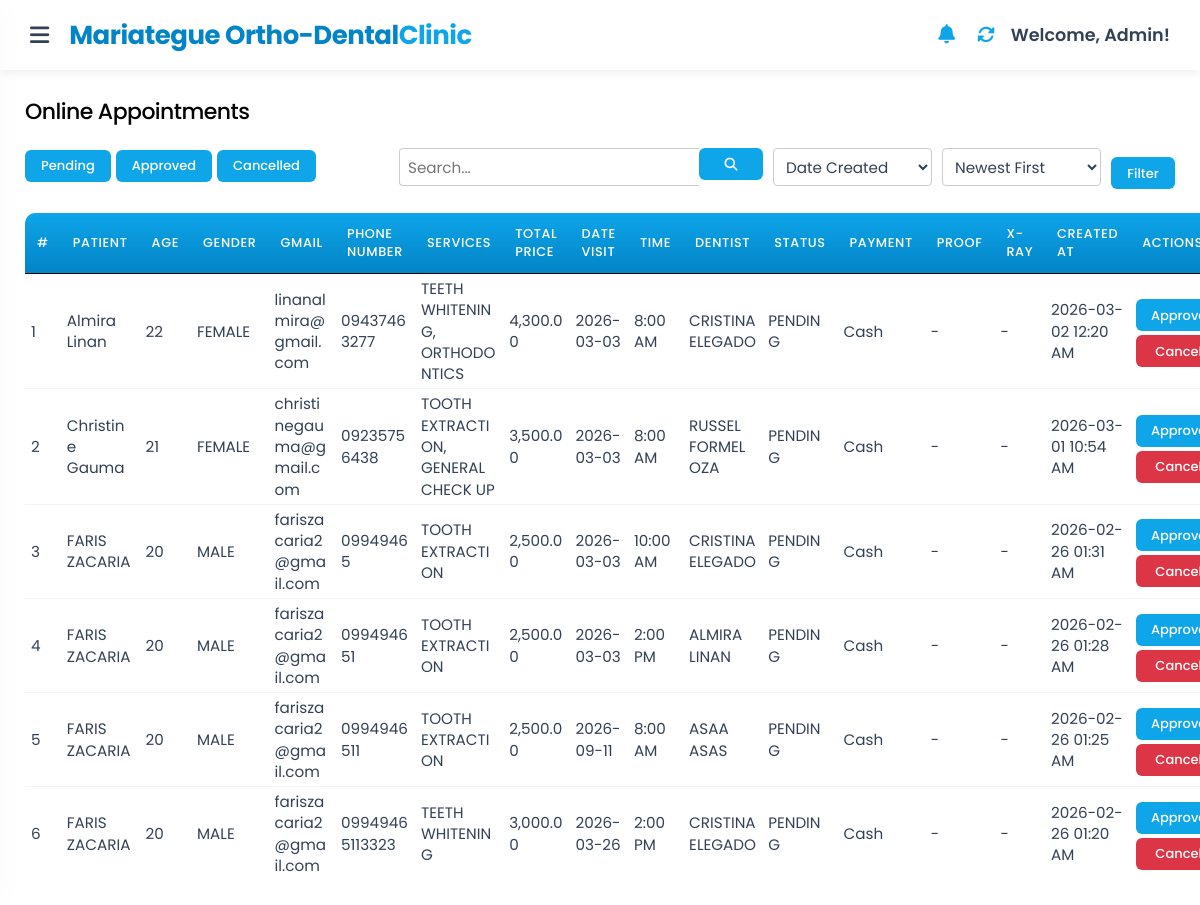
Page /online_appointment/online_appointment.php (signed in) on the committed database.
### tables this page shows
CREATE TABLE `online_appointment` (
  `id` int NOT NULL,
  `first_name` varchar(100) NOT NULL,
  `last_name` varchar(100) NOT NULL,
  `age` int NOT NULL,
  `gender` enum('MALE','FEMALE') NOT NULL,
  `gmail` varchar(255) NOT NULL,
  `phone_number` varchar(20) NOT NULL,
  `date_visit` date NOT NULL,
  `time_visit` varchar(10) NOT NULL,
  `dentist_id` int UNSIGNED NOT NULL,
  `status` enum('PENDING','CANCELLED','APPROVE') NOT NULL DEFAULT 'PENDING',
  `created_at` timestamp NOT NULL DEFAULT CURRENT_TIMESTAMP
);

### online_appointment/table_template.php (shortened to what this page needs)
<table>
    <thead>
        <tr>
            <th>#</th>
            <th>Patient</th>
            <th>Age</th>
            <th>Gender</th>
            <th>Gmail</th>
            <th>Phone Number</th>
            <th>Services</th>
            <th>Total Price</th>
            <th>Date Visit</th>
            <th>Time</th>
            <th>Dentist</th>
            <th>Status</th>
            <th>Payment</th>
            <th>Proof</th>
            <th>X-Ray</th>
            <th>Created At</th>
            <th>Actions</th>
        </tr>
    </thead>
    <tbody>
    <?php foreach ($pending as $index => $row): ?>
        <?php
            $service_stmt->execute([$row['id']]);
            $services = $service_stmt->fetchAll(PDO::FETCH_ASSOC);
            $service_names = implode(", ", array_column($services, 'service_name'));
            $total_price = array_sum(array_column($services, 'price'));
        ?>
        <tr>
            <td><?= $index + 1 ?></td>
            <td><?= htmlspecialchars($row['full_name']) ?></td>
            <td><?= $row['age'] ?></td>
            <td><?= $row['gender'] ?></td>
            <td><?= htmlspecialchars($row['gmail']) ?></td>
            <td><?= htmlspecialchars($row['phone_number']) ?></td>
            <td><?= $service_names ?></td>
            <td><?= number_format($total_price, 2) ?></td>
            <td><?= $row['date_visit'] ?></td>
            <td><?= date("g:i A", strtotime($row['time_visit'])) ?></td>
            <td><?= $row['dentist_name'] ?></td>
            <td><?= $row['status'] ?></td>
            <td><?= htmlspecialchars($row['payment_method'] ?? 'Cash') ?></td>
            <td>
                <?php if (!empty($row['proof_of_payment'])): ?>
                    <?php if (in_array($row['payment_method'], ['GCash', 'Online', 'Down Payment'])): ?>
                        <span style="font-size:0.85rem; color:#007bff;"><?= htmlspecialchars($row['proof_of_payment']) ?></span>
                    <?php else: ?>
                        <a href="../patient_side/uploads/payments/<?= htmlspecialchars(basename($row['proof_of_payment'])) ?>" target="_blank" style="color:#007bff; text-decoration:underline;">View</a>
                    <?php endif; ?>
                <?php else: ?>
                    -
                <?php endif; ?>
            </td>
            <td>
                <?php if (!empty($row['dental_toothxray'])): ?>
                    <?php
                        $xray_file = basename($row['dental_toothxray']);
                        $doc_root = $_SERVER['DOCUMENT_ROOT'];
                        if (file_exists($doc_root . "/uploads/xrays/" . $xray_file)) {
                            $xray_path = "/uploads/xrays/" . htmlspecialchars($xray_file);
                        } elseif (file_exists($doc_root . "/uploads/" . $xray_file)) {
                            $xray_path = "/uploads/" . htmlspecialchars($xray_file);
                        } else {
                            $xray_path = false;
                        }
                    ?>
                    <?php if ($xray_path): ?>
                        <a href="<?= $xray_path ?>" target="_blank">
                            <img src="<?= $xray_path ?>"
                                 alt="X-Ray"
                                 style="width: 45px; height: 45px; object-fit: cover; border-radius: 4px; border: 1px solid #ccc; cursor: pointer;"
                                 title="Click to view full size">
                        </a>
                    <?php else: ?>
                        <span style="color:#dc3545; font-size:11px; font-weight:bold;">Missing File</span>
                    <?php endif; ?>
                <?php else: ?>
                    -
                <?php endif; ?>
            </td>
            <td><?= date("Y-m-d h:i A", strtotime($row['created_at'])) ?></td>
            <td>
                <button class="btn-approve" onclick='handleAction(<?= $row["id"] ?>, "APPROVE")'>Approve</button>
                <button class="btn-cancel" onclick='handleAction(<?= $row["id"] ?>, "CANCEL")'>Cancel</button>
            </td>
        </tr>
    <?php endforeach; ?>
    </tbody>
</table>

### miscellaneous/sidebar_design.css (style rules this page uses)
:root { --primary-color: #0ea5e9; --primary-dark: #0284c7; --secondary-color: #475569; --accent-color: #facc15; --danger-color: #ef4444; --success-color: #22c55e; --bg-color: #f8fafc; --card-bg: #ffffff; --text-color: #334155; --text-light: #94a3b8; --sidebar-width: 300px; --header-height: 70px; --shadow-sm: 0 1px 2px 0 rgb(0 0 0 / 0.05); --shadow: 0 4px 6px -1px rgb(0 0 0 / 0.1), 0 2px 4px -2px rgb(0 0 0 / 0.1); --radius: 0.75rem; }
* { margin: 0; padding: 0; box-sizing: border-box; font-family: 'Poppins', sans-serif; }
body { background: #f8fafc; color: var(--text-color); min-height: 100vh; }
table { width: 100%; border-collapse: collapse; text-align: left; }
table thead { background-color: #f1f5f9; border-bottom: 1px solid #e2e8f0; }
table th { padding: 16px 24px; font-weight: 600; color: var(--secondary-color); font-size: 0.8rem; text-transform: uppercase; letter-spacing: 0.05em; }
table td { padding: 16px 24px; color: var(--text-color); border-bottom: 1px solid #f1f5f9; font-size: 0.95rem; vertical-align: middle; }
table tbody tr:last-child td { border-bottom: none; }
button, .btn-add, .btn-edit, .btn-view, .btn-delete, .btn-cancel, .btn-save, .btn-manage { cursor: pointer !important; border: none !important; border-radius: 6px !important; padding: 7px 16px !important; font-size: 13px !important; font-weight: 500 !important; transition: background 0.2s !important; display: inline-flex !important; align-items: center !important; justify-content: center !important; text-decoration: none !important; box-shadow: none !important; min-width: 64px !important; height: 32px !important; line-height: 1 !important; background-color: #0ea5e9 !important; color: white !important; vertical-align: middle !important; white-space: nowrap !important; }
.btn-delete, .btn-cancel { background-color: #0ea5e9 !important; color: white !important; }

### online_appointment/online_appointment_design.css (style rules this page uses)
body { background: url("../assets/PIC.png") no-repeat center center fixed; }
table { width: 100%; border-collapse: collapse; font-size: 14px; color: black; background: white; border-radius: 10px; overflow: hidden; }
table thead { background: linear-gradient(180deg, #0ea5e9, #0284c7); }
table th { padding: 12px; text-align: left; color: white; font-weight: 500; border-bottom: 1px solid black; }
table td { padding: 4px 6px; line-height: 1.4; white-space: normal; word-wrap: break-word; overflow-wrap: anywhere; }
.btn-approve, .btn-cancel { padding: 6px 10px; border: none; border-radius: 5px; font-size: 13px; cursor: pointer; margin-right: 5px; margin-top: 4px; }
.btn-approve { background: black; color: white; }
.btn-cancel { background: black; color: white; }

### online_appointment/online_appointment.php (style rules this page uses)
body { background-image: none !important; }
.btn-approve, .btn-cancel { width: 85px; text-align: center; padding: 6px 0; border-radius: 5px; cursor: pointer; border: none; color: white !important; }
.btn-cancel { background-color: #dc3545 !important; }
.btn-approve { background-color: #22c55e; }

### rows in the picture
online_appointment: full_name "Almira Linan", age "22", gender "FEMALE", gmail "linanalmira@gmail.com", phone_number "09437463277", service_names "TEETH WHITENING, ORTHODONTICS", total_price "4,300.00", date_visit "2026-03-03", time_visit "8:00 AM", dentist_name "CRISTINA ELEGADO", status "PENDING", payment_method "Cash", created_at "2026-03-02 12:20 AM"
online_appointment: full_name "Christine Gauma", age "21", gender "FEMALE", gmail "christinegauma@gmail.com", phone_number "09235756438", service_names "TOOTH EXTRACTION, GENERAL CHECK UP", total_price "3,500.00", date_visit "2026-03-03", time_visit "8:00 AM", dentist_name "RUSSEL FORMELOZA", status "PENDING", payment_method "Cash", created_at "2026-03-01 10:54 AM"
online_appointment: full_name "FARIS ZACARIA", age "20", gender "MALE", gmail "fariszacaria2@gmail.com", phone_number "09949465", service_names "TOOTH EXTRACTION", total_price "2,500.00", date_visit "2026-03-03", time_visit "10:00 AM", dentist_name "CRISTINA ELEGADO", status "PENDING", payment_method "Cash", created_at "2026-02-26 01:31 AM"
online_appointment: full_name "FARIS ZACARIA", age "20", gender "MALE", gmail "fariszacaria2@gmail.com", phone_number "099494651", service_names "TOOTH EXTRACTION", total_price "2,500.00", date_visit "2026-03-03", time_visit "2:00 PM", dentist_name "ALMIRA LINAN", status "PENDING", payment_method "Cash", created_at "2026-02-26 01:28 AM"
online_appointment: full_name "FARIS ZACARIA", age "20", gender "MALE", gmail "fariszacaria2@gmail.com", phone_number "0994946511", service_names "TOOTH EXTRACTION", total_price "2,500.00", date_visit "2026-09-11", time_visit "8:00 AM", dentist_name "ASAA ASAS", status "PENDING", payment_method "Cash", created_at "2026-02-26 01:25 AM"
online_appointment: full_name "FARIS ZACARIA", age "20", gender "MALE", gmail "fariszacaria2@gmail.com", phone_number "09949465113323", service_names "TEETH WHITENING", total_price "3,000.00", date_visit "2026-03-26", time_visit "2:00 PM", dentist_name "CRISTINA ELEGADO", status "PENDING", payment_method "Cash", created_at "2026-02-26 01:20 AM"

### other values in the picture
$_SESSION['username'] "Admin"
